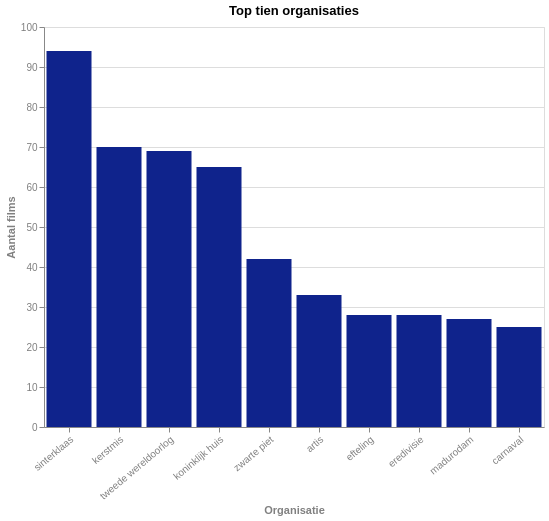

Write a Vega-Lite specification for this figure.
### Vega-Lite specification from a JSON file in a GitHub repository (floating-point values rounded to 4 significant figures)
{"$schema": "https://vega.github.io/schema/vega-lite/v5.json", "title": "Top tien organisaties", "description": "Distributie van films over de top tien organisaties (exclusief 'organisaties' die een tijdsaanduiding representeren)", "width": 500, "height": 400, "data": {"values": [{"Organisation": "sinterklaas", "Number of films": 94}, {"Organisation": "kerstmis", "Number of films": 70}, {"Organisation": "tweede wereldoorlog", "Number of films": 69}, {"Organisation": "koninklijk huis", "Number of films": 65}, {"Organisation": "zwarte piet", "Number of films": 42}, {"Organisation": "artis", "Number of films": 33}, {"Organisation": "efteling", "Number of films": 28}, {"Organisation": "eredivisie", "Number of films": 28}, {"Organisation": "madurodam", "Number of films": 27}, {"Organisation": "carnaval", "Number of films": 25}]}, "mark": {"type": "bar", "binSpacing": 1, "tooltip": true}, "encoding": {"x": {"field": "Organisation", "type": "nominal", "title": "Organisatie", "sort": "-y"}, "y": {"field": "Number of films", "type": "quantitative", "title": "Aantal films"}, "color": {"value": "#0F238C"}}, "config": {"countTitle": "Aantal", "axisX": {"labelAngle": -40, "titleColor": "grey", "labelColor": "grey"}, "axisY": {"titleColor": "grey", "labelColor": "grey"}}}
